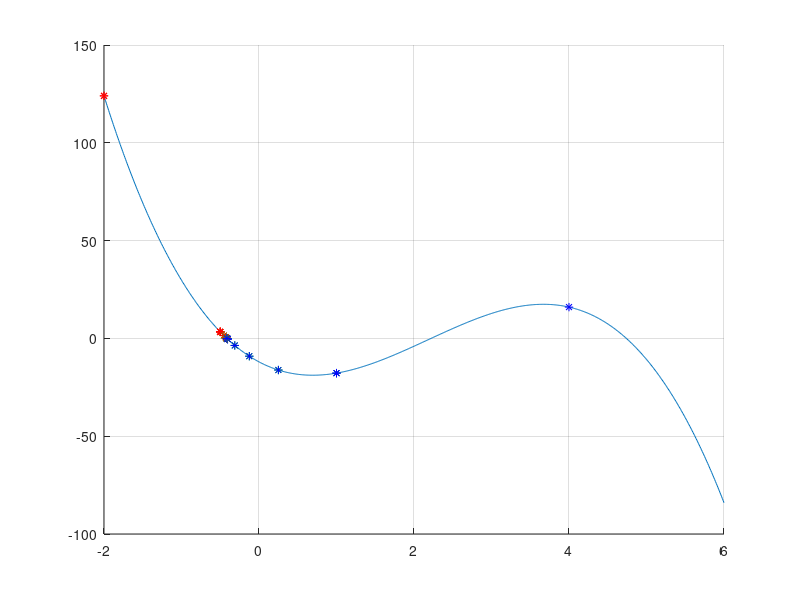

This chart was generated by the following MATLAB code:

%% 
% ME3001-001, 6/5/2014, Tristan Hill 
% 
% Finding Roots of non-Linear Equations
% 
% Bisection Method%
%%

clear all;
close all;

pnum=4;


myFun=@(in) -12-21*in+18*in^2-2.75*in^3;

% Bisection Method
x=-2:0.01:6; % from -2 to 6, in steps of 0.01
% evaluate the function at every x
% for plotting purposes only

for i=1:length(x)
    f(i)=myFun(x(i));
end

xmin=-2;   %search from xmin to xmax
xmax=4;
tol=.001;
hold on 
figure(1);
plot(x,f);
grid on
searching=1;

idx=1;
while(searching)

    % Step 1 - calculate center of interval
    xcen=(xmax+xmin)/2;
    plot(xmin,myFun(xmin),'r*')
    plot(xcen,myFun(xcen),'g*')
    plot(xmax,myFun(xmax),'b*')
    
    % determine which side of xcen the root is on
    % and reset the window to that side
    if sign(myFun(xcen))==sign(myFun(xmin));
        xmin=xcen;
    else
        xmax=xcen;
    end
    
    % if xcen is close enough to root, within tolerance
    % turn off the flag so that loop doesnt fire again
    if abs(myFun(xcen))<tol;
        searching=0;
        root=xcen;
        disp('tolerance reached, ending the search')
        fprintf('the root was found at x=%.3f',root)
    end
    % increment the index, this is for counting purposes only
    idx=idx+1;
    pause
end
